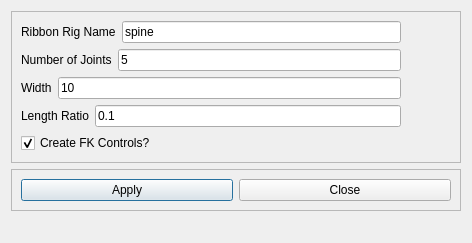
<?xml version="1.0" encoding="UTF-8"?>
<ui version="4.0">
 <class>Dialog</class>
 <widget class="QDialog" name="Dialog">
  <property name="geometry">
   <rect>
    <x>0</x>
    <y>0</y>
    <width>472</width>
    <height>243</height>
   </rect>
  </property>
  <property name="windowTitle">
   <string>tb_Ribbon</string>
  </property>
  <layout class="QVBoxLayout" name="verticalLayout">
   <item>
    <widget class="QFrame" name="frame">
     <property name="frameShape">
      <enum>QFrame::StyledPanel</enum>
     </property>
     <property name="frameShadow">
      <enum>QFrame::Raised</enum>
     </property>
     <layout class="QVBoxLayout" name="verticalLayout_2">
      <item>
       <layout class="QHBoxLayout" name="horizontalLayout">
        <item>
         <widget class="QLabel" name="label">
          <property name="text">
           <string>Ribbon Rig Name</string>
          </property>
         </widget>
        </item>
        <item>
         <widget class="QLineEdit" name="nameLineEdit">
          <property name="text">
           <string>spine</string>
          </property>
         </widget>
        </item>
        <item>
         <spacer name="horizontalSpacer">
          <property name="orientation">
           <enum>Qt::Horizontal</enum>
          </property>
          <property name="sizeType">
           <enum>QSizePolicy::Minimum</enum>
          </property>
          <property name="sizeHint" stdset="0">
           <size>
            <width>50</width>
            <height>20</height>
           </size>
          </property>
         </spacer>
        </item>
       </layout>
      </item>
      <item>
       <layout class="QHBoxLayout" name="horizontalLayout_2">
        <item>
         <widget class="QLabel" name="label_2">
          <property name="text">
           <string>Number of Joints</string>
          </property>
         </widget>
        </item>
        <item>
         <widget class="QLineEdit" name="numJointsLineEdit">
          <property name="text">
           <string>5</string>
          </property>
         </widget>
        </item>
        <item>
         <spacer name="horizontalSpacer_2">
          <property name="orientation">
           <enum>Qt::Horizontal</enum>
          </property>
          <property name="sizeType">
           <enum>QSizePolicy::Minimum</enum>
          </property>
          <property name="sizeHint" stdset="0">
           <size>
            <width>50</width>
            <height>20</height>
           </size>
          </property>
         </spacer>
        </item>
       </layout>
      </item>
      <item>
       <layout class="QHBoxLayout" name="horizontalLayout_4">
        <item>
         <widget class="QLabel" name="label_3">
          <property name="text">
           <string>Width</string>
          </property>
         </widget>
        </item>
        <item>
         <widget class="QLineEdit" name="widthLineEdit">
          <property name="text">
           <string>10</string>
          </property>
         </widget>
        </item>
        <item>
         <spacer name="horizontalSpacer_3">
          <property name="orientation">
           <enum>Qt::Horizontal</enum>
          </property>
          <property name="sizeType">
           <enum>QSizePolicy::Minimum</enum>
          </property>
          <property name="sizeHint" stdset="0">
           <size>
            <width>50</width>
            <height>20</height>
           </size>
          </property>
         </spacer>
        </item>
       </layout>
      </item>
      <item>
       <layout class="QHBoxLayout" name="horizontalLayout_5">
        <item>
         <widget class="QLabel" name="label_4">
          <property name="text">
           <string>Length Ratio</string>
          </property>
         </widget>
        </item>
        <item>
         <widget class="QLineEdit" name="lengthRatioLineEdit">
          <property name="text">
           <string>0.1</string>
          </property>
         </widget>
        </item>
        <item>
         <spacer name="horizontalSpacer_4">
          <property name="orientation">
           <enum>Qt::Horizontal</enum>
          </property>
          <property name="sizeType">
           <enum>QSizePolicy::Minimum</enum>
          </property>
          <property name="sizeHint" stdset="0">
           <size>
            <width>50</width>
            <height>20</height>
           </size>
          </property>
         </spacer>
        </item>
       </layout>
      </item>
      <item>
       <layout class="QHBoxLayout" name="horizontalLayout_6">
        <item>
         <widget class="QCheckBox" name="createFkControlsCheckBox">
          <property name="text">
           <string>Create FK Controls?</string>
          </property>
          <property name="checked">
           <bool>true</bool>
          </property>
         </widget>
        </item>
       </layout>
      </item>
     </layout>
    </widget>
   </item>
   <item>
    <widget class="QFrame" name="frame_2">
     <property name="frameShape">
      <enum>QFrame::StyledPanel</enum>
     </property>
     <property name="frameShadow">
      <enum>QFrame::Raised</enum>
     </property>
     <layout class="QVBoxLayout" name="verticalLayout_3">
      <item>
       <layout class="QHBoxLayout" name="horizontalLayout_3">
        <item>
         <widget class="QPushButton" name="applyButton">
          <property name="sizePolicy">
           <sizepolicy hsizetype="MinimumExpanding" vsizetype="Fixed">
            <horstretch>0</horstretch>
            <verstretch>0</verstretch>
           </sizepolicy>
          </property>
          <property name="text">
           <string>Apply</string>
          </property>
         </widget>
        </item>
        <item>
         <widget class="QPushButton" name="closeButton">
          <property name="sizePolicy">
           <sizepolicy hsizetype="MinimumExpanding" vsizetype="Fixed">
            <horstretch>0</horstretch>
            <verstretch>0</verstretch>
           </sizepolicy>
          </property>
          <property name="text">
           <string>Close</string>
          </property>
         </widget>
        </item>
       </layout>
      </item>
     </layout>
    </widget>
   </item>
   <item>
    <spacer name="verticalSpacer">
     <property name="orientation">
      <enum>Qt::Vertical</enum>
     </property>
     <property name="sizeHint" stdset="0">
      <size>
       <width>20</width>
       <height>40</height>
      </size>
     </property>
    </spacer>
   </item>
  </layout>
 </widget>
 <resources/>
 <connections/>
</ui>
